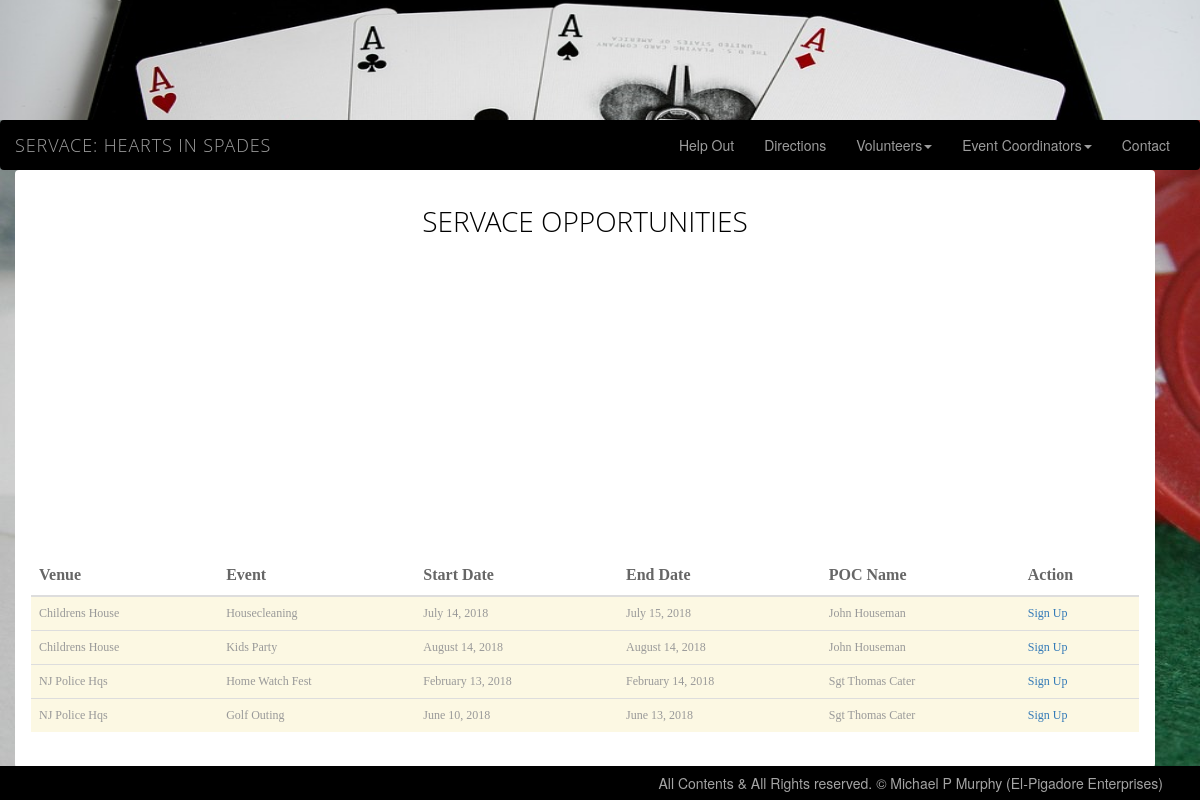
The page /index.php?action=current_events on the database its author committed.
### tables this page shows
CREATE TABLE IF NOT EXISTS `events` (
  `eventid` int(11) NOT NULL AUTO_INCREMENT,
  `venueid` int(11) DEFAULT NULL,
  `event_name` varchar(40) DEFAULT NULL,
  `event_description` text,
  `startdate` date DEFAULT NULL,
  `enddate` date DEFAULT NULL,
  `daystarttime` time DEFAULT NULL,
  `dayendtime` time DEFAULT NULL,
  `numstaff` decimal(6,2) DEFAULT '1.00',
  `badgepoints_pp` int(16) DEFAULT '1',
  PRIMARY KEY (`eventid`),
  KEY `fk_venues` (`venueid`)
);

CREATE TABLE IF NOT EXISTS `venues` (
  `venueid` int(11) NOT NULL AUTO_INCREMENT,
  `venue_name` varchar(60) DEFAULT NULL,
  `address` varchar(80) DEFAULT NULL,
  `pocname` varchar(60) DEFAULT NULL,
  `pocemail` varchar(60) DEFAULT NULL,
  `pocphone` varchar(20) DEFAULT NULL,
  `latitude` float DEFAULT NULL,
  `longitude` float DEFAULT NULL,
  PRIMARY KEY (`venueid`)
);

### func_ratings.php (called while the page is built, shortened)
<?php
	function formattedDate($indate) {
		$ndt = new DateTime($indate);
		$fdate = date_format($ndt,"F j, Y");
		return $fdate;
	}
	function get_actual_volunteers_required($eid) {
		require("db.php");
		$sql_count = "select a.eventid, a.numstaff, b.eid, b.volperc
	       			  from events a
	  		        	  left join volunteers_events b on
	       				  b.eid = a.eventid
					  where a.eventid = '" . $eid . "'";
		$res = mysqli_query($con, $sql_count);
		$r_ptr = 0;
		$s_required = 1;
		while ($row = mysqli_fetch_array($res)) {
			if ($r_ptr == 0) {
				$s_required = $row["numstaff"];
			}
			$a_vol = 0;
			if (isset($row["volperc"]))
				$a_vol = $row["volperc"] / 100.0;
			$s_required = $s_required - $a_vol;
			$r_ptr++;
		}
		return $s_required;
	}
?>

### current_events.php (the view, shortened to what this page needs)
<head>
	<link rel="stylesheet" type="text/css" href="content.css" />
</head>
<body>
	<div class="row alert servace-alert">
		<div class="servace-banner">ServACE Opportunities</div>
		<div class="col-sm-12" >
			<div id="mapCanvas" class="servace_map"></div>
		</div>
		<form class="form-horizontal" method="post" action="index.php?action=signup" enctype="multipart/form-data">
			<?php
				require_once("db.php");
				require_once("func_ratings.php");
				$sql = "Select b.eventid, a.venue_name, a.address, b.event_name, b.startdate, b.enddate, a.pocname, a.latitude, a.longitude
						from venues a
						inner join events b on
						b.venueid = a.venueid
						order by a.venue_name, b.startdate";
				$res = mysqli_query($con, $sql);
			?>
			<table class="table table-hover">
				<thead>
					<tr>
						<th>Venue</th>
						<th>Event</th>
						<th>Start Date</th>
						<th>End Date</th>
						<th>POC Name</th>
						<th>Action</th>
					</tr>
				</thead>
				<tbody>
				<?php
					while($row = mysqli_fetch_array($res))
					{
						$vols_required = get_actual_volunteers_required($row["eventid"]);
						$edate = strtotime($row["enddate"]);
						$now = new DateTime();
						$rstyle = "success";
						if ($edate < $now->getTimestamp()) {
							$rstyle = "warning";
						}
						$ds_date = formattedDate($row["startdate"]);
						$de_date = formattedDate($row["enddate"]);
						print("<tr class=\" . $rstyle . \">");
						print("<td>" . $row["venue_name"] . "</td>");
						print("<td>" . $row["event_name"] . "</td>");
						print("<td>" . $ds_date . "</td>");
						print("<td>" . $de_date . "</td>");
						print("<td>" . $row["pocname"] . "</td>");
						if ($vols_required>0) {
							print("<td>" . '<a href="index.php?action=signup&eid=' . $row["eventid"] . '">Sign Up</a>' . "</td>");
						} else {
							print("<td> Covered </td>");
						}
						print("</tr>");
					}
				?>
				</tbody>
			</table>
		</form>
	</div>
</body>

### custom.css (style rules this page uses)
html, body { height: 100%; }
body { background-image:url("images/pokertable.jpg"); }
.servace-alert { width:100%; background-color:white; padding: 0 20px 0 20px; }
.servace-banner { text-align:center; text-transform:uppercase; font-family: "Microsoft Yahei", Open Sans, Tahoma, sans-serif; font-size: 2.0em; color: black; font-weight: lighter; padding: 15px 0; }

### content.css (style rules this page uses)
.table-hover thead { font-family: "Arial Black"; font-size: 16px; color: #666666; padding 4px 0 4px 0; }
.table-hover td { font-family: "Arial Black"; font-size: 12px; color:#999999; padding 4px 0 4px 0; }
#mapCanvas, #mapCanvas_locateVenue, #mapCanvas_booking { height: 300px; width: 100%; }

### rows shown on the page
events: venueid.venue_name "Childrens House", event_name "Housecleaning", startdate "July 14, 2018", enddate "July 15, 2018", venueid.pocname "John Houseman"
events: venueid.venue_name "Childrens House", event_name "Kids Party", startdate "August 14, 2018", enddate "August 14, 2018", venueid.pocname "John Houseman"
events: venueid.venue_name "NJ Police Hqs", event_name "Home Watch Fest", startdate "February 13, 2018", enddate "February 14, 2018", venueid.pocname "Sgt Thomas Cater"
events: venueid.venue_name "NJ Police Hqs", event_name "Golf Outing", startdate "June 10, 2018", enddate "June 13, 2018", venueid.pocname "Sgt Thomas Cater"
